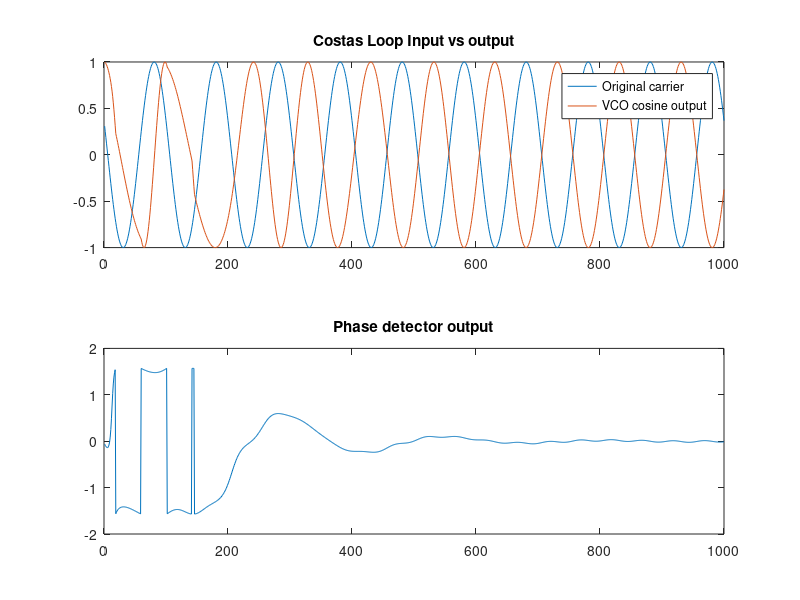

MATLAB code to generate this figure:
% costas_loop.m
% Basic Costas loop phase recovery demo
%
% Copyright (c) 2020 Fedor Chervyakov
clear; close all;

pkg load signal;   % Required for the fir1
rand('state', 10); % Random gen's state for reproducibility

f_sample = 1e3; % Sampling frequency in Samples/s
f_carrier = 10; % Carrier frequency in Hz

w = f_carrier/f_sample; % "Normalized" frequency
%phi_off = 2*pi*rand();  % Carrier phase offset
phi_off = pi/2.5;  % Carrier phase offset

%% "Original" sinewave
N_periods = 10;                   % Number of periods
N = N_periods*f_sample/f_carrier; % Number of samples
n = 0:(N-1);                      % Indices aid
carrier = cos(2*pi*w*n + phi_off);


%% FIR Low pass filter
% Cutoff at f_carrier
N_taps = N/N_periods;
b_lf = fir1(N_taps, w);
zf_I = zeros(N_taps,1);
zf_Q = zeros(N_taps,1);
v = 0;


%% CORDIC VCO
% Initial conditions
c = 1;
c_delay = 0;
s = 0;
s_delay = 0;
alpha = f_carrier/(pi*f_sample);


%% Vectors for the outputs
sine = [];
cosine = [];
v_out = [];


%% Costas loop 
for i=1:N
    
    % VCO
    w0 = 2*pi*(w+alpha*v);
    c_delay = c;
    s_delay = s;
    c = c_delay * cos(w0) - s_delay * sin(w0);
    s = s_delay * cos(w0) + c_delay * sin(w0);

    I = carrier(i) * c;
    Q = -carrier(i) * s;

	% Remove 2f component
	[I_lpf, zf_I] = filter(b_lf, 1, I, zf_I);
	[Q_lpf, zf_Q] = filter(b_lf, 1, Q, zf_Q);
 
    % Phase detector
    v = atan((Q_lpf/I_lpf));

    % Save for plotting
    sine = [sine s];
    cosine = [cosine c];
    v_out = [v_out v];
end

%% Plot
figure(1)
subplot(2,1,1);
plot(carrier);
hold on;
plot(cosine);
legend('Original carrier', 'VCO cosine output');
title('Costas Loop Input vs output');

subplot(2,1,2);
plot(v_out);
title('Phase detector output');
